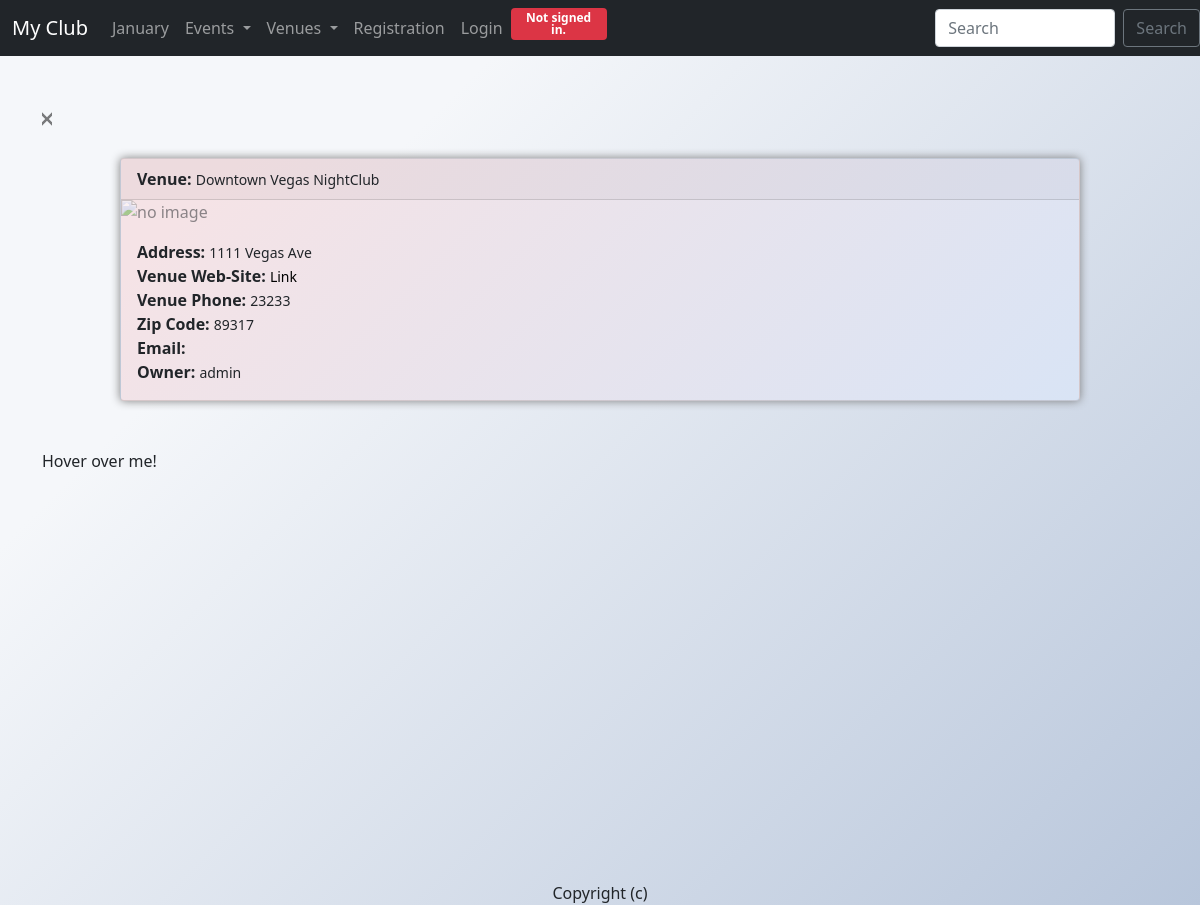
Screenshot of /show_venue/3 with the database file from the repository.
### events/models.py (models this page shows, shortened)
class Venue (models.Model):
    name = models.CharField('Venue Name', max_length=55)
    address = models.CharField( max_length=300)
    zip_code = models.CharField('Zip Code', max_length=15)
    phone = models.IntegerField('Contact Phone')
    web = models.URLField('Website adress', blank = True)
    email_adress = models.EmailField('Email Adress', blank = True)
    owner = models.IntegerField('Venue Owner', blank=False, default=1)
    venue_image = models.ImageField(" Venue Image", null = True, blank = True, upload_to ="images/")

### events/views.py (the view, shortened to what this page needs)
# urls.py: path('show_venue/<venue_id>', views.show_venue, name='show-venue'),
def show_venue(request, venue_id):
    venue = Venue.objects.get(pk=venue_id)
    venue_owner = User.objects.get(pk=venue.owner)
    return render (request, 'events/show_venue.html', {
        'venue': venue,
        'venue_owner': venue_owner
    })

### events/templates/events/show_venue.html (shortened to what this page needs)
{% extends 'events/layout.html' %}
{% block content %}
<a class="btn-close btn-lg" href=" {% url 'list-venues'  %}" aria-label="Close"></a>
<br>
<br>
<div class="d-flex justify-content-center">
    <div class="card" style="width: 60rem;">
      <div class="card-header">
        <strong>Venue: </strong> <small>{{venue.name}}</small>
      </div>
      {% if venue.venue_image %}
      <img src="{{venue.venue_image.url}}" class="card-img-top">
      {% else %}
      <img
        src="https://upload.wikimedia.org/wikipedia/commons/thumb/a/ac/No_image_available.svg/300px-No_image_available.svg.png"
        style="width:200px; opacity:0.5;" alt="no image">
      {% endif %}
      <div class="card-body">
        <p class="card-text"><strong>Address: </strong> <small>{{venue.address}}</small><br />
          <strong>Venue Web-Site: </strong> <small><a class="text" href='{{venue.web}}'>Link</a></small><br />
          <strong>Venue Phone: </strong> <small>{{venue.phone}}</small><br />
          <strong>Zip Code: </strong> <small>{{venue.zip_code}}</small><br />
          <strong>Email: </strong> <small class="btn-primary">{{venue.email_adress}}</small><br />
          <strong>Owner: </strong> <small>{{venue_owner}}</small><br />
        </p>
      </div>
    </div>
  </div>
  <br /><br />
  <span id='t1'>Hover over me!</span>
{% endblock content %}

### events/static/events/styles.css (style rules this page uses)
body { background-color: #b8c6db; background-image: linear-gradient(315deg, #b8c6db 0%, #f5f7fa 74%); }
.card { background-color: #d9e4f5; background-image: linear-gradient(315deg, #d9e4f5 0%, #f5e3e6 90%); box-shadow: 0 0 10px gray; }
a:link { text-decoration: none; }
html { min-height: 100%; }
.text { color: black; }

### rows the page displays
Venue: name "Downtown Vegas NightClub", address "1111 Vegas Ave", phone "23233", zip_code "89317"

### other values shown
{{ venue_owner }} "admin"
